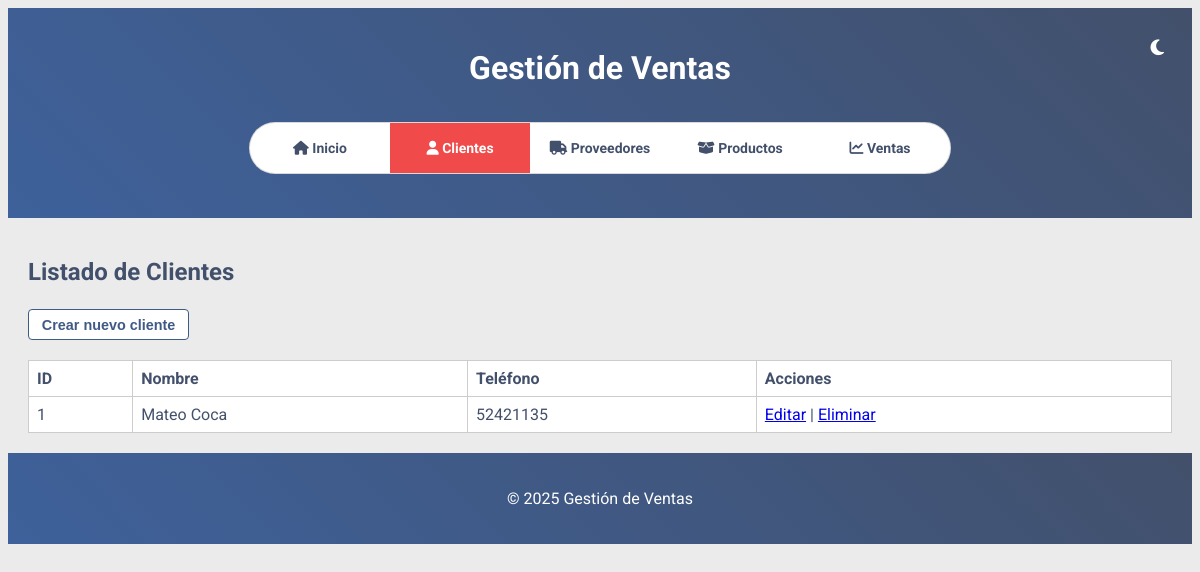
Page /clientes/lista on the earlier database version.
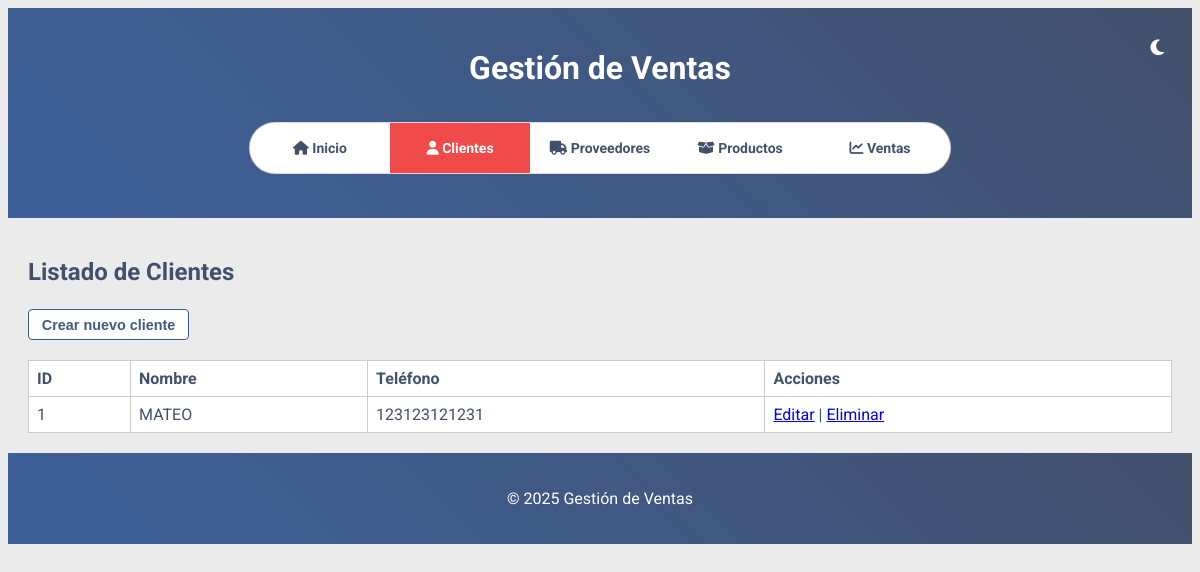
Same page on the later database version.
### models/cliente.py (models this page shows, shortened)
class Cliente(db.Model):
    __tablename__ = 'clientes'
    id = db.Column(db.Integer, primary_key=True)
    name = db.Column(db.String(50), nullable=False)
    telefono = db.Column(db.String(20), nullable=True)

### routes/clientes.py (the view)
@bp.route('/lista', methods=['GET'])
def lista_clientes():
    clientes = get_all_clientes()
    return render_template('clientes/lista.html', clientes=clientes)

### services/clientes_service.py (called while the page is built)
def get_all_clientes():
    return Cliente.query.all()

### templates/clientes/lista.html (shortened to what this page needs)
{% extends "base.html" %}
{% block content %}
<h2>Listado de Clientes</h2>
<a href="{{ url_for('clientes.crear_cliente_view') }}"><button class="ordenar-btn" data-sort="stock">Crear nuevo cliente</button></a>
<table>
    <thead>
        <tr>
            <th>ID</th>
            <th>Nombre</th>
            <th>Teléfono</th>
            <th>Acciones</th>
        </tr>
    </thead>
    <tbody>
        {% for c in clientes %}
        <tr>
            <td>{{ c.id }}</td>
            <td>{{ c.name }}</td>
            <td>{{ c.telefono }}</td>
            <td>
                <a href="{{ url_for('clientes.editar_cliente_view', id=c.id) }}">Editar</a> |
                <a href="{{ url_for('clientes.eliminar_cliente_view', id=c.id) }}">Eliminar</a>
            </td>
        </tr>
        {% endfor %}
    </tbody>
</table>
{% endblock %}

Differences in the rows shown:
changed Cliente id 1: name "Mateo Coca" → "MATEO"; telefono "52421135" → "123123121231"
